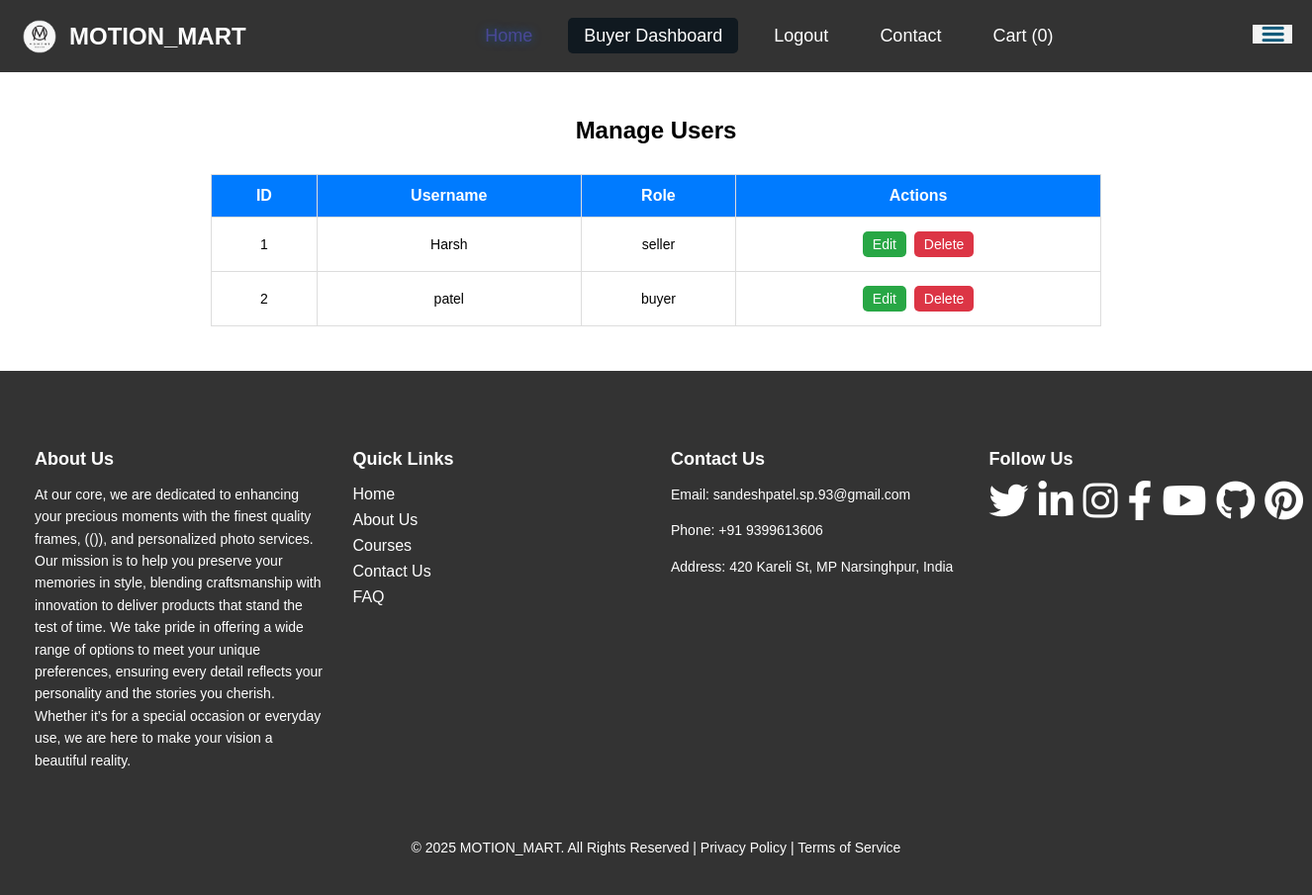
Screenshot of /manage_users (signed in) with the database file from the repository.
### app.py (models this page shows)
class User(db.Model):
    id = db.Column(db.Integer, primary_key=True)
    username = db.Column(db.String(150), unique=True, nullable=False)
    password = db.Column(db.String(150), nullable=False)
    email = db.Column(db.String(150), nullable=True)
    role = db.Column(db.String(50), nullable=False)
    address = db.relationship('Address', backref='user_address', uselist=False)
    orders = db.relationship('Order', back_populates='buyer')

### app.py (the view)
@app.route('/manage_users')
def manage_users():
    users = User.query.all()  # Fetch all users
    return render_template('manage_users.html', users=users)

### templates/manage_users.html (shortened to what this page needs)
<!DOCTYPE html>
<html lang="en">
<head>
    {% include 'header.html' %}
</head>
<body>
    {% include 'navbar.html' %}
    <div class="container">
        <h2>Manage Users</h2>
        <table>
            <thead>
                <tr>
                    <th>ID</th>
                    <th>Username</th>
                    <th>Role</th>
                    <th>Actions</th>
                </tr>
            </thead>
            <tbody>
                {% for user in users %}
                <tr>
                    <td>{{ user.id }}</td>
                    <td>{{ user.username }}</td>
                    <td>{{ user.role }}</td>
                    <td>
                        <a href="{{ url_for('edit_user', user_id=user.id) }}" class="btn btn-edit">Edit</a>
                        <a href="{{ url_for('delete_user', user_id=user.id) }}" class="btn btn-delete" onclick="return confirm('Are you sure?')">Delete</a>
                    </td>
                </tr>
                {% endfor %}
            </tbody>
        </table>
    </div>
    {% include 'footer.html' %}
</body>
</html>

### templates/navbar.html (shortened to what this page needs)
<nav class="navbar">
  <div class="navbar-container">
    <a class="navbar-brand" href="/">
      <img src="/static/uploads/newlogo.png" alt="Logo" class="navbar-logo" />
      <b>MOTION_MART</b>
    </a>
    <ul class="navbar-links" id="nav-links">
      <li><a href="/" class="active">Home</a></li>
      {% if session.get('user_id') %}
        <li>
          <a href="{{ url_for(session['role'] + '_dashboard') }}" class="role-link" style="background-color: rgb(16, 25, 32);">
            {{ session['role'].capitalize() }} Dashboard
          </a>
        </li>
        <li>
          <a class="" href="{{ url_for('logout') }}">Logout</a>
        </li>
      {% else %}
        <li><a href="{{ url_for('login') }}" class="">Login</a></li>
      {% endif %}
      <li><a href="/contact">Contact</a></li>
      <li>
        <a href="/cart">
          Cart <span id="cart-count">(0)</span>
        </a>
      </li>
    </ul>
    <div class="hamburger" onclick="toggleMenu()">
      <img
        style="max-width: 40px; max-height: 20px"
        src="/static/OIP.png"
        alt="click me"
      />
    </div>
  </div>
</nav>

### static/style.css (style rules this page uses)
body { padding: 0; margin: 0; }
.navbar { background-color: #333; padding: 10px 20px; display: flex; justify-content: space-between; align-items: center; position: relative; }
.navbar-container { display: flex; justify-content: space-between; width: 100%; align-items: center; }
.navbar-logo { height: 40px; width: auto; margin-right: 10px; }
.navbar-brand { display: flex; align-items: center; color: white; text-decoration: none; font-size: 24px; font-weight: bold; transition: transform 0.3s ease, color 0.3s ease; }
.navbar-links { list-style-type: none; display: flex; gap: 20px; }
.navbar-links li { margin: 0; }
.navbar-links a { color: white; text-decoration: none; padding: 8px 16px; font-size: 18px; border-radius: 5px; transition: background-color 0.3s ease; }
.navbar-links a:hover, .navbar-links a.active { transform: scale(1.1); color: #4a4896; text-shadow: 0 0 10px rgba(0, 123, 255, 0.5); }
body { font-family: Arial, sans-serif; }
.container { width: auto; margin: 0 auto; padding: 20px; border: 5px solid white; }
.btn { display: inline-block; margin-top: 10px; padding: 12px 25px; text-align: center; font-size: 14px; background-color: #6c757d; color: white; text-decoration: none; border-radius: 4px; transition: background-color 0.3s; }
.container h2 { text-align: center; margin-bottom: 30px; font-size: 24px; font-weight: bold; }
table { width: 100%; border-collapse: collapse; margin-bottom: 20px; }
table th, table td { text-align: center; padding: 12px; border: 1px solid #ddd; }
table th { background-color: #007bff; color: white; font-size: 16px; }
table td { font-size: 14px; }

### templates/manage_users.html (style rules this page uses)
.container { max-width: 900px; margin: auto; padding: 20px; }
table { width: 100%; border-collapse: collapse; }
th, td { border: 1px solid #ddd; padding: 8px; text-align: center; }
th { background-color: #f4f4f4; }
.btn { padding: 5px 10px; text-decoration: none; color: white; border-radius: 5px; margin: 2px; }
.btn-edit { background-color: #28a745; }
.btn-delete { background-color: #dc3545; }

### rows the page displays
User: role "Buyer", id "2", username "patel", role "buyer"
User: id "1", username "Harsh", role "seller"
